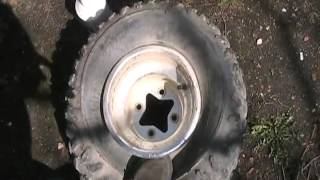
#> input picture gokedniz/cinesum/dataset/thumbnail/video1.jpg, 320 x 180 px
$ python -i scene_detector.py   (imports and definitions only)
#> lines starting #> are read from the running program, lines starting #| are printed output that depends on the picture
from __future__ import annotations

from dataclasses import dataclass
from pathlib import Path

import cv2
import numpy as np


@dataclass(frozen=True)
class DetectedScene:
    index: int
    start_sec: float
    end_sec: float
    keyframe_sec: float
    cut_score: float
    frame_path: Path

    @property
    def duration_sec(self) -> float:
        return self.end_sec - self.start_sec


def _visual_signature(frame: np.ndarray) -> np.ndarray:
    small = cv2.resize(frame, (160, 90), interpolation=cv2.INTER_AREA)
    hsv = cv2.cvtColor(small, cv2.COLOR_BGR2HSV)
    hist = cv2.calcHist([hsv], [0, 1], None, [24, 16], [0, 180, 0, 256])
    return cv2.normalize(hist, hist).flatten()


# [98 lines left out: functions detect_scene_boundaries, extract_scene_keyframes, not called in this run]

>>> import cv2
>>> picture = cv2.imread('../../gokedniz/cinesum/dataset/thumbnail/video1.jpg')
#> picture is the input picture: shape (180, 320, 3); mean B, G, R 84.4, 89.3, 94.7
>>> result = _visual_signature(picture)
#> in _visual_signature, `small = cv2.resize(frame, (160, 90), interpolation=cv2.INTER_AREA)`:
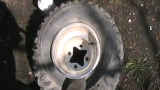
#> small: shape (90, 160, 3); mean B, G, R 84.5, 89.4, 94.8
#> in _visual_signature, `hsv = cv2.cvtColor(small, cv2.COLOR_BGR2HSV)`: hsv: shape (90, 160, 3); mean H, S, V 32.6, 35.5, 95.2
#> result = 384 values, max 0.379 at index 66, min 0 at index 7, mean 0.0123

$ run again, on gokedniz/cinesum/dataset/thumbnail/video10.jpg
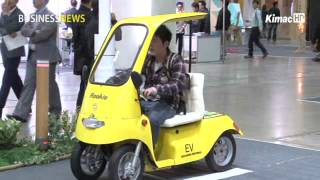
#> input picture gokedniz/cinesum/dataset/thumbnail/video10.jpg, 320 x 180 px
#> picture is the input picture: shape (180, 320, 3); mean B, G, R 124.8, 139.7, 139.6
#> in _visual_signature, `small = cv2.resize(frame, (160, 90), interpolation=cv2.INTER_AREA)`:
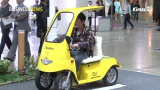
#> small: shape (90, 160, 3); mean B, G, R 124.9, 139.8, 139.8
#> hsv: shape (90, 160, 3); mean H, S, V 79.4, 50.4, 148
#> result = 384 values, max 0.401 at index 226, min 0 at index 8, mean 0.0195

$ run again, on gokedniz/cinesum/dataset/thumbnail/video11.jpg
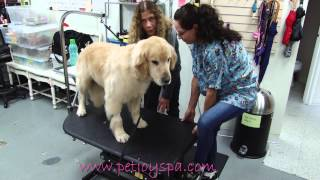
#> input picture gokedniz/cinesum/dataset/thumbnail/video11.jpg, 320 x 180 px
#> picture is the input picture: shape (180, 320, 3); mean B, G, R 127.7, 128.4, 124.9
#> in _visual_signature, `small = cv2.resize(frame, (160, 90), interpolation=cv2.INTER_AREA)`:
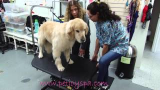
#> small: shape (90, 160, 3); mean B, G, R 127.9, 128.6, 125
#> hsv: shape (90, 160, 3); mean H, S, V 82.3, 46.9, 137.1
#> result = 384 values, max 0.646 at index 193, min 0 at index 12, mean 0.0159
